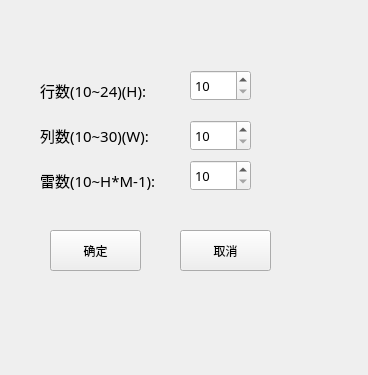
<?xml version="1.0" encoding="UTF-8"?>
<ui version="4.0">
 <class>SettingWindow</class>
 <widget class="QWidget" name="SettingWindow">
  <property name="geometry">
   <rect>
    <x>0</x>
    <y>0</y>
    <width>368</width>
    <height>375</height>
   </rect>
  </property>
  <property name="windowTitle">
   <string>自定义难度</string>
  </property>
  <widget class="QLabel" name="label_h">
   <property name="geometry">
    <rect>
     <x>40</x>
     <y>60</y>
     <width>131</width>
     <height>61</height>
    </rect>
   </property>
   <property name="font">
    <font>
     <family>Adobe Caslon Pro</family>
     <pointsize>11</pointsize>
    </font>
   </property>
   <property name="text">
    <string>行数(10~24)(H):</string>
   </property>
  </widget>
  <widget class="QLabel" name="label_w">
   <property name="geometry">
    <rect>
     <x>40</x>
     <y>120</y>
     <width>141</width>
     <height>31</height>
    </rect>
   </property>
   <property name="font">
    <font>
     <family>Adobe Caslon Pro</family>
     <pointsize>11</pointsize>
    </font>
   </property>
   <property name="text">
    <string>列数(10~30)(W):</string>
   </property>
  </widget>
  <widget class="QPushButton" name="btn_yes">
   <property name="geometry">
    <rect>
     <x>50</x>
     <y>230</y>
     <width>91</width>
     <height>41</height>
    </rect>
   </property>
   <property name="text">
    <string>确定</string>
   </property>
  </widget>
  <widget class="QPushButton" name="btn_cancel">
   <property name="geometry">
    <rect>
     <x>180</x>
     <y>230</y>
     <width>91</width>
     <height>41</height>
    </rect>
   </property>
   <property name="text">
    <string>取消</string>
   </property>
  </widget>
  <widget class="QSpinBox" name="spinBox_h">
   <property name="geometry">
    <rect>
     <x>190</x>
     <y>70</y>
     <width>61</width>
     <height>31</height>
    </rect>
   </property>
   <property name="font">
    <font>
     <family>Adobe Caslon Pro</family>
     <pointsize>10</pointsize>
     <weight>50</weight>
     <bold>false</bold>
    </font>
   </property>
   <property name="minimum">
    <number>10</number>
   </property>
   <property name="maximum">
    <number>30</number>
   </property>
  </widget>
  <widget class="QSpinBox" name="spinBox_w">
   <property name="geometry">
    <rect>
     <x>190</x>
     <y>120</y>
     <width>61</width>
     <height>31</height>
    </rect>
   </property>
   <property name="font">
    <font>
     <family>Adobe Caslon Pro</family>
     <pointsize>10</pointsize>
     <weight>50</weight>
     <bold>false</bold>
    </font>
   </property>
   <property name="minimum">
    <number>10</number>
   </property>
   <property name="maximum">
    <number>30</number>
   </property>
  </widget>
  <widget class="QSpinBox" name="spinBox_m">
   <property name="geometry">
    <rect>
     <x>190</x>
     <y>160</y>
     <width>61</width>
     <height>31</height>
    </rect>
   </property>
   <property name="maximumSize">
    <size>
     <width>61</width>
     <height>31</height>
    </size>
   </property>
   <property name="font">
    <font>
     <family>Adobe Caslon Pro</family>
     <pointsize>10</pointsize>
    </font>
   </property>
   <property name="minimum">
    <number>10</number>
   </property>
   <property name="maximum">
    <number>668</number>
   </property>
  </widget>
  <widget class="QLabel" name="label_m">
   <property name="geometry">
    <rect>
     <x>40</x>
     <y>160</y>
     <width>161</width>
     <height>41</height>
    </rect>
   </property>
   <property name="font">
    <font>
     <family>Adobe Caslon Pro</family>
     <pointsize>11</pointsize>
    </font>
   </property>
   <property name="text">
    <string>雷数(10~H*M-1):</string>
   </property>
  </widget>
 </widget>
 <resources/>
 <connections/>
</ui>
